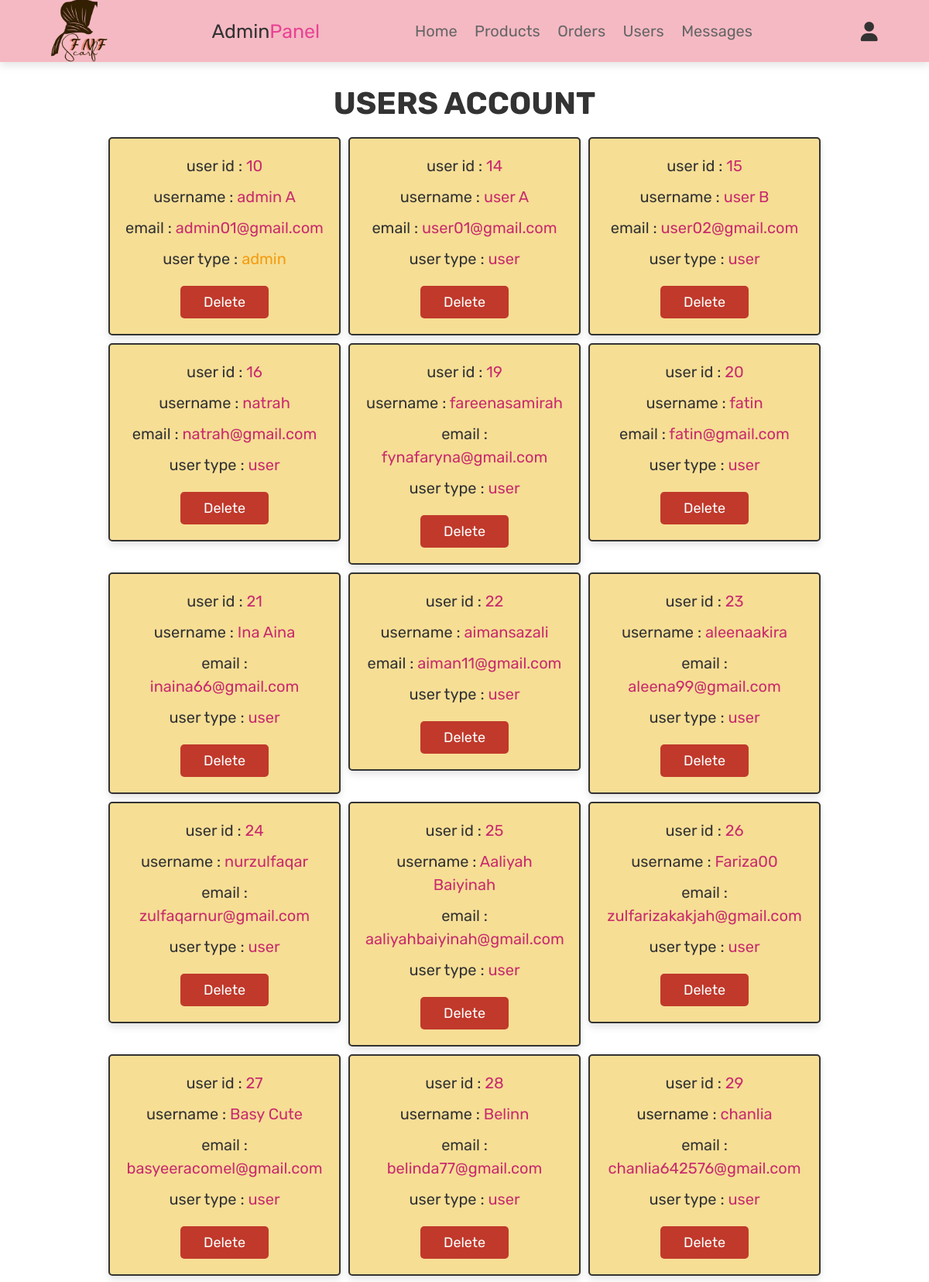
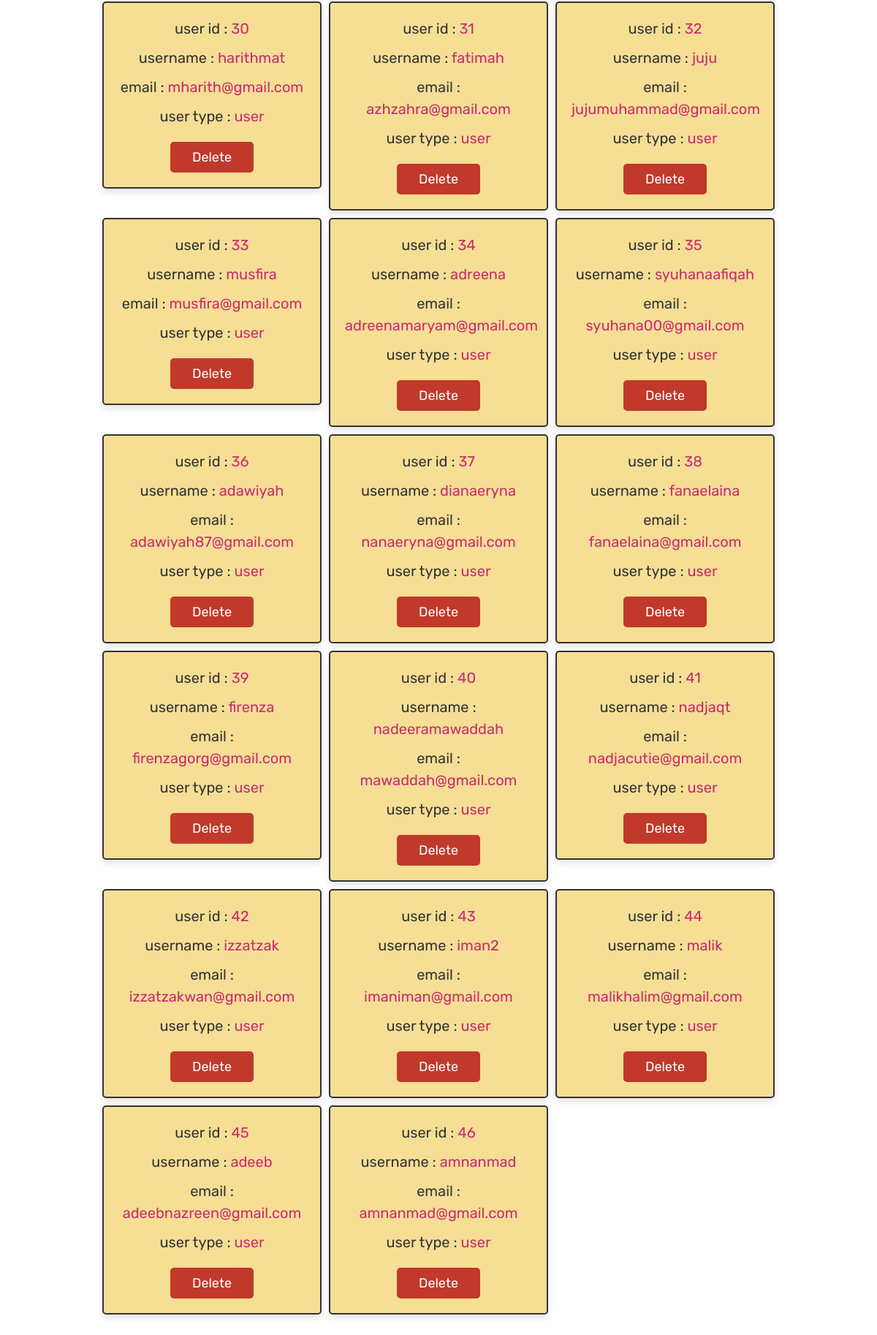
The app's page /admin_users.php (signed in) with its own data (2 pictures, top to bottom).
### tables this page shows
CREATE TABLE `users` (
  `user_id` int(100) NOT NULL,
  `name` varchar(100) NOT NULL,
  `email` varchar(100) NOT NULL,
  `password` varchar(100) NOT NULL,
  `user_type` varchar(20) NOT NULL DEFAULT 'user'
);

### admin_users.php (the view, shortened to what this page needs)
<?php
@include 'config.php';
?>
<!DOCTYPE html>
<html lang="en">
<head>
   <link rel="stylesheet" href="https://cdnjs.cloudflare.com/ajax/libs/font-awesome/6.0.0/css/all.min.css">
   <link rel="stylesheet" href="css/admin_style.css">
</head>
<body>
<?php @include 'admin_header.php'; ?>
<section class="users">
   <h1 class="title">users account</h1>
   <div class="box-container">
      <?php
         $select_users = mysqli_query($conn, "SELECT * FROM `users`") or die('query failed');
         if(mysqli_num_rows($select_users) > 0)
         {
            while($fetch_users = mysqli_fetch_assoc($select_users))
            {
      ?>
      <div class="box">
         <p>user id : <span><?php echo $fetch_users['user_id']; ?></span></p>
         <p>username : <span><?php echo $fetch_users['name']; ?></span></p>
         <p>email : <span><?php echo $fetch_users['email']; ?></span></p>
         <p>user type : <span style="color:<?php if($fetch_users['user_type'] == 'admin'){ echo 'var(--orange)'; }; ?>"><?php echo $fetch_users['user_type']; ?></span></p>
         <a href="admin_users.php?delete=<?php echo $fetch_users['user_id']; ?>" onclick="return confirm('delete this user?');" class="delete-btn">delete</a>
      </div>
      <?php
         }
      }
      ?>
   </div>
</section>
</body>
</html>

### css/admin_style.css (style rules this page uses)
:root { --pink:#e84393; --pink2-shadow:rgba(236, 120, 139, 0.514); --red:#c0392b; --orange:#f39c12; --yellow: #DAA520; --black:#333; --white:#fff; --light-color:#666; --light-white:#ccc; --light-bg:#f5f5f5; --border:.2rem solid var(--black); --box-shadow:0 .5rem 1rem rgba(0,0,0,.1); }
* { font-family: 'Rubik', sans-serif; margin:0; padding:0; box-sizing: border-box; outline: none; border:none; text-decoration: none; transition:all .2s linear; }
html { font-size: 62.5%; overflow-x: hidden; scroll-behavior: smooth; scroll-padding-top: 6.5rem; }
body { background: url(../images/bg4.png); }
section { padding:3rem 2rem; }
.title { text-align: center; margin-bottom: 2rem; color:var(--black); text-transform: uppercase; font-size: 4rem; }
.btn, .delete-btn, .option-btn { display: inline-block; border-radius: .5rem; margin-top: 1rem; font-size: 1.8rem; color:var(--white); cursor: pointer; padding:1rem 3rem; text-transform: capitalize; }
.delete-btn { background-color: var(--red); }
.users .box-container { display: grid; grid-template-columns: repeat(auto-fit, 30rem); gap:1rem; align-items: flex-start; max-width: 2000px; margin: 0 auto; justify-content: center; }
.users .box-container .box { padding:2rem; border:var(--border); background-color: var(--white); box-shadow: var(--box-shadow); border-radius: .5rem; text-align: center; background-color: #f2cc5ca6; }
.users .box-container .box p { font-size: 2rem; color:var(--black); margin-bottom: 1rem; line-height: 1.5; }
.users .box-container .box p span { color:#C92C6D; }
.users .box-container .box .delete-btn { margin-top: .5; }

### records on screen
users: user_id "10", name "admin A", email "admin01@gmail.com", user_type "admin"
users: user_id "14", name "user A", email "user01@gmail.com", user_type "user"
users: user_id "15", name "user B", email "user02@gmail.com", user_type "user"
users: user_id "16", name "natrah", email "natrah@gmail.com", user_type "user"
users: user_id "19", name "fareenasamirah", email "fynafaryna@gmail.com", user_type "user"
users: user_id "20", name "fatin", email "fatin@gmail.com", user_type "user"
users: user_id "21", name "Ina Aina", email "inaina66@gmail.com", user_type "user"
users: user_id "22", name "aimansazali", email "aiman11@gmail.com", user_type "user"
users: user_id "23", name "aleenaakira", email "aleena99@gmail.com", user_type "user"
users: user_id "24", name "nurzulfaqar", email "zulfaqarnur@gmail.com", user_type "user"
users: user_id "25", name "Aaliyah Baiyinah", email "aaliyahbaiyinah@gmail.com", user_type "user"
users: user_id "26", name "Fariza00", email "zulfarizakakjah@gmail.com", user_type "user"
users: user_id "27", name "Basy Cute", email "basyeeracomel@gmail.com", user_type "user"
users: user_id "28", name "Belinn", email "belinda77@gmail.com", user_type "user"
users: user_id "29", name "chanlia", email "chanlia642576@gmail.com", user_type "user"
users: user_id "30", name "harithmat", email "mharith@gmail.com", user_type "user"
users: user_id "31", name "fatimah", email "azhzahra@gmail.com", user_type "user"
users: user_id "32", name "juju", email "jujumuhammad@gmail.com", user_type "user"
users: user_id "33", name "musfira", email "musfira@gmail.com", user_type "user"
users: user_id "34", name "adreena", email "adreenamaryam@gmail.com", user_type "user"
users: user_id "35", name "syuhanaafiqah", email "syuhana00@gmail.com", user_type "user"
users: user_id "36", name "adawiyah", email "adawiyah87@gmail.com", user_type "user"
users: user_id "37", name "dianaeryna", email "nanaeryna@gmail.com", user_type "user"
users: user_id "38", name "fanaelaina", email "fanaelaina@gmail.com", user_type "user"
users: user_id "39", name "firenza", email "firenzagorg@gmail.com", user_type "user"
users: user_id "40", name "nadeeramawaddah", email "mawaddah@gmail.com", user_type "user"
users: user_id "41", name "nadjaqt", email "nadjacutie@gmail.com", user_type "user"
users: user_id "42", name "izzatzak", email "izzatzakwan@gmail.com", user_type "user"
users: user_id "43", name "iman2", email "imaniman@gmail.com", user_type "user"
users: user_id "44", name "malik", email "malikhalim@gmail.com", user_type "user"
users: user_id "45", name "adeeb", email "adeebnazreen@gmail.com", user_type "user"
users: user_id "46", name "amnanmad", email "amnanmad@gmail.com", user_type "user"
